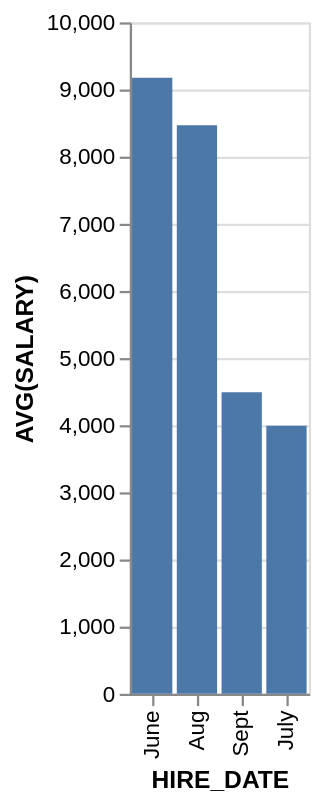

Describe this chart as a Vega-Lite specification.
### Vega-Lite specification from a JSON file in a GitHub repository (floating-point values rounded to 4 significant figures)
{"data": {"values": [{"x_data": "June", "y_data": 9175}, {"x_data": "July", "y_data": 3993.0}, {"x_data": "Aug", "y_data": 8469.0}, {"x_data": "Sept", "y_data": 4492.0}]}, "mark": "bar", "encoding": {"x": {"field": "x_data", "type": "nominal", "title": "HIRE_DATE", "sort": {"op": "sum", "field": "y_data", "order": "descending"}}, "y": {"field": "y_data", "type": "quantitative", "title": "AVG(SALARY)"}}}
